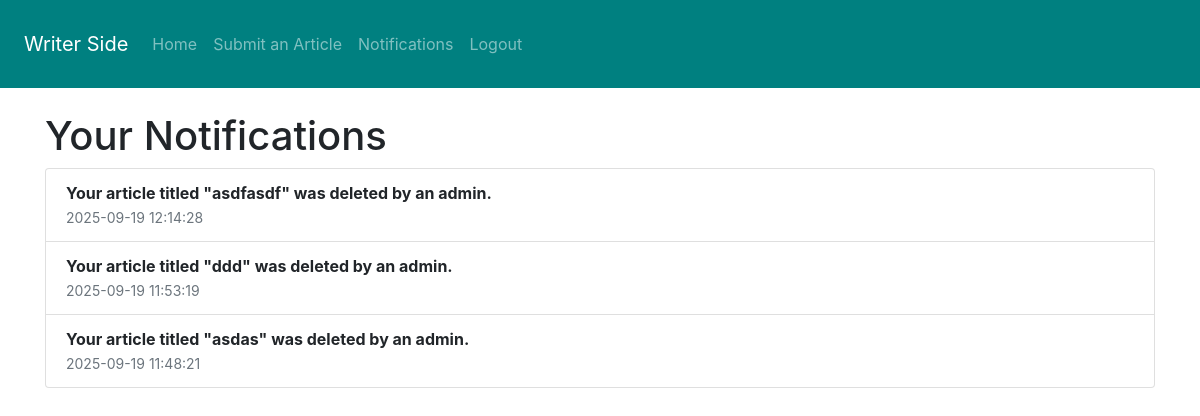
/2_school_newspaper/writer/notifications.php (signed in), run on the app's committed database.
### tables this page shows
CREATE TABLE `notifications` (
  `notification_id` int(11) NOT NULL,
  `user_id` int(11) NOT NULL,
  `message` text NOT NULL,
  `is_read` tinyint(1) DEFAULT 0,
  `created_at` datetime DEFAULT current_timestamp()
);

### 2_school_newspaper/writer/classes/Database.php (called while the page is built, shortened)
<?php
class Database {
    protected $pdo;
    private $host = 'localhost';
    private $db = 'mockdb';
    private $user = 'root';
    private $pass = '';
    private $charset = 'utf8mb4';
    public function __construct() {
        $dsn = "mysql:host=$this->host;dbname=$this->db;charset=$this->charset";
        $options = [
            PDO::ATTR_ERRMODE            => PDO::ERRMODE_EXCEPTION,
            PDO::ATTR_DEFAULT_FETCH_MODE => PDO::FETCH_ASSOC,
            PDO::ATTR_EMULATE_PREPARES   => false,
        ];
        try {
            $this->pdo = new PDO($dsn, $this->user, $this->pass, $options);
        } catch (\PDOException $e) {
            throw new \PDOException($e->getMessage(), (int)$e->getCode());
        }
    }
    protected function executeQuery($sql, $params = []) {
        $stmt = $this->pdo->prepare($sql);
        $stmt->execute($params);
        return $stmt->fetchAll();
    }
}
?>

### 2_school_newspaper/admin/classes/Notification.php (called while the page is built, shortened)
<?php
class Notification extends Database {
    public function getNotificationsByUserId($user_id) {
        $sql = "SELECT * FROM notifications WHERE user_id = ? ORDER BY created_at DESC";
        return $this->executeQuery($sql, [$user_id]);
    }
}
?>

### 2_school_newspaper/writer/notifications.php (the view, shortened to what this page needs)
<?php
$notificationObj = new Notification();
$notifications = $notificationObj->getNotificationsByUserId($_SESSION['user_id']);
?>
<!doctype html>
<html lang="en">
<head>
  <link rel="stylesheet" href="https://cdn.jsdelivr.net/npm/bootstrap@4.6.2/dist/css/bootstrap.min.css">
</head>
<body>
  <?php include 'includes/navbar.php'; ?>
  <div class="container mt-4">
    <h1>Your Notifications</h1>
    <?php if(!empty($notifications)): ?>
      <ul class="list-group">
        <?php foreach ($notifications as $notification): ?>
          <li class="list-group-item <?php echo $notification['is_read'] ? '' : 'font-weight-bold'; ?>">
            <?php echo htmlspecialchars($notification['message']); ?>
            <br>
            <small class="text-muted"><?php echo htmlspecialchars($notification['created_at']); ?></small>
          </li>
        <?php endforeach; ?>
      </ul>
    <?php else: ?>
      <p>No notifications at this time.</p>
    <?php endif; ?>
  </div>
</body>
</html>

### 2_school_newspaper/writer/includes/navbar.php (shortened to what this page needs)
<nav class="navbar navbar-expand-lg navbar-dark p-4" style="background-color: #008080;">
  <a class="navbar-brand" href="index.php"> Writer Side</a>
  <div class="collapse navbar-collapse" id="navbarNav">
    <ul class="navbar-nav">
      <li class="nav-item">
        <a class="nav-link" href="index.php">Home</a>
      </li>
      <li class="nav-item">
        <a class="nav-link" href="articles_submitted.php">Submit an Article</a>
        <li class="nav-item">
        <a class="nav-link" href="notifications.php">Notifications</a>
      </li>
      </li>
      <li class="nav-item">
        <a class="nav-link" href="core/handleForms.php?logoutUserBtn=1">Logout</a>
      </li>
    </ul>
  </div>
</nav>

### data on the page
notifications: message "Your article titled \"asdfasdf\" was deleted by an admin.", created_at "2025-09-19 12:14:28"
notifications: message "Your article titled \"ddd\" was deleted by an admin.", created_at "2025-09-19 11:53:19"
notifications: message "Your article titled \"asdas\" was deleted by an admin.", created_at "2025-09-19 11:48:21"
